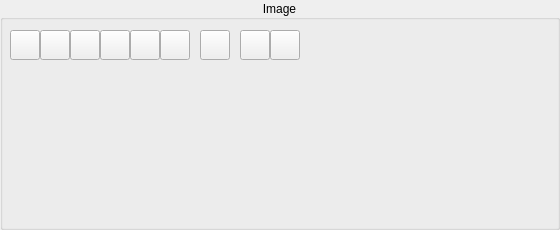
<?xml version="1.0" encoding="UTF-8"?>
<ui version="4.0">
 <class>ImageAttrCfger</class>
 <widget class="QGroupBox" name="ImageAttrCfger">
  <property name="geometry">
   <rect>
    <x>0</x>
    <y>0</y>
    <width>560</width>
    <height>230</height>
   </rect>
  </property>
  <property name="title">
   <string>Image</string>
  </property>
  <property name="alignment">
   <set>Qt::AlignCenter</set>
  </property>
  <property name="flat">
   <bool>true</bool>
  </property>
  <widget class="QPushButton" name="remove">
   <property name="geometry">
    <rect>
     <x>200</x>
     <y>30</y>
     <width>30</width>
     <height>30</height>
    </rect>
   </property>
   <property name="toolTip">
    <string>Remove</string>
   </property>
   <property name="text">
    <string/>
   </property>
   <property name="icon">
    <iconset>
     <normaloff>image/icon/del_128.png</normaloff>image/icon/del_128.png</iconset>
   </property>
  </widget>
  <widget class="QPushButton" name="excel">
   <property name="geometry">
    <rect>
     <x>130</x>
     <y>30</y>
     <width>30</width>
     <height>30</height>
    </rect>
   </property>
   <property name="toolTip">
    <string>Excel</string>
   </property>
   <property name="text">
    <string/>
   </property>
   <property name="icon">
    <iconset>
     <normaloff>image/icon/excel_128.png</normaloff>image/icon/excel_128.png</iconset>
   </property>
  </widget>
  <widget class="QPushButton" name="ppt">
   <property name="geometry">
    <rect>
     <x>160</x>
     <y>30</y>
     <width>30</width>
     <height>30</height>
    </rect>
   </property>
   <property name="toolTip">
    <string>PowerPoint</string>
   </property>
   <property name="text">
    <string/>
   </property>
   <property name="icon">
    <iconset>
     <normaloff>image/icon/ppt_128.png</normaloff>image/icon/ppt_128.png</iconset>
   </property>
  </widget>
  <widget class="QPushButton" name="down">
   <property name="geometry">
    <rect>
     <x>270</x>
     <y>30</y>
     <width>30</width>
     <height>30</height>
    </rect>
   </property>
   <property name="toolTip">
    <string>Move down</string>
   </property>
   <property name="text">
    <string/>
   </property>
   <property name="icon">
    <iconset>
     <normaloff>image/icon/down_64.png</normaloff>image/icon/down_64.png</iconset>
   </property>
  </widget>
  <widget class="QPushButton" name="up">
   <property name="geometry">
    <rect>
     <x>240</x>
     <y>30</y>
     <width>30</width>
     <height>30</height>
    </rect>
   </property>
   <property name="toolTip">
    <string>Move up</string>
   </property>
   <property name="text">
    <string/>
   </property>
   <property name="icon">
    <iconset>
     <normaloff>image/icon/up_64.png</normaloff>image/icon/up_64.png</iconset>
   </property>
  </widget>
  <widget class="QPushButton" name="text">
   <property name="geometry">
    <rect>
     <x>10</x>
     <y>30</y>
     <width>30</width>
     <height>30</height>
    </rect>
   </property>
   <property name="toolTip">
    <string>Text</string>
   </property>
   <property name="text">
    <string/>
   </property>
   <property name="icon">
    <iconset>
     <normaloff>image/icon/text_64.png</normaloff>image/icon/text_64.png</iconset>
   </property>
  </widget>
  <widget class="QPushButton" name="sheet">
   <property name="geometry">
    <rect>
     <x>70</x>
     <y>30</y>
     <width>30</width>
     <height>30</height>
    </rect>
   </property>
   <property name="toolTip">
    <string>Sheet</string>
   </property>
   <property name="text">
    <string/>
   </property>
   <property name="icon">
    <iconset>
     <normaloff>image/icon/sheet_128.png</normaloff>image/icon/sheet_128.png</iconset>
   </property>
  </widget>
  <widget class="QPushButton" name="word">
   <property name="geometry">
    <rect>
     <x>100</x>
     <y>30</y>
     <width>30</width>
     <height>30</height>
    </rect>
   </property>
   <property name="toolTip">
    <string>Word</string>
   </property>
   <property name="text">
    <string/>
   </property>
   <property name="icon">
    <iconset>
     <normaloff>image/icon/word_128.png</normaloff>image/icon/word_128.png</iconset>
   </property>
  </widget>
  <widget class="QPushButton" name="picture">
   <property name="geometry">
    <rect>
     <x>40</x>
     <y>30</y>
     <width>30</width>
     <height>30</height>
    </rect>
   </property>
   <property name="toolTip">
    <string>Picture</string>
   </property>
   <property name="text">
    <string/>
   </property>
   <property name="icon">
    <iconset>
     <normaloff>image/icon/image_64.png</normaloff>image/icon/image_64.png</iconset>
   </property>
  </widget>
  <widget class="QStackedWidget" name="fadeBox">
   <property name="geometry">
    <rect>
     <x>310</x>
     <y>39</y>
     <width>240</width>
     <height>181</height>
    </rect>
   </property>
  </widget>
 </widget>
 <resources/>
 <connections/>
</ui>
